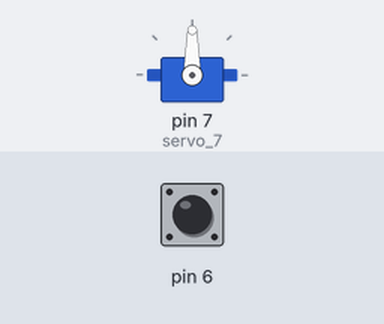
The sketch below on a simulated Arduino Uno, built with avr-gcc and run on an emulated ATmega328P. On the bench: servo. The test bench sets the inputs (shaded band); at power-on: pin 6 LOW. What the sketch prints to the serial monitor is not drawn.

Above: at 1.8 s.
1.9 s: pin 6 pulsed HIGH 5 times (0.12 s each, 0.3 s apart)
At 2.6 s:
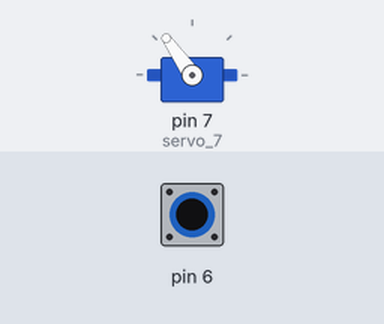
Timing chart, 0 to 4.9 s (numbered marks = the images above; inputs shaded):
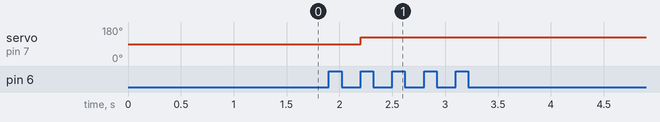

The sketch:

Work_In_Progress.ino
```cpp
#include <Servo.h>
#include <Arduino.h>
#include <Wire.h>
#include <SoftwareSerial.h>

Servo servo_7;

float readAngle(int pin)
{

  pinMode(pin, INPUT);
  float tHigh = pulseIn(pin, HIGH);
  float tCycle = tHigh + pulseIn(pin, LOW);
  float duty = 100 * (tHigh / tCycle);

  float angle1 = (duty - 2.9) * 360;
  float angle2 = 97.1 - 2.9 + 1;
  float angle3 = angle1 / angle2;

  return angle3;
}


void setup() {
  // put your setup code here, to run once:
  Serial.begin(9600);
  servo_7.attach(7);

  delay(1000);

  forward(1.5);
}

void forward(float rotations)
{
  float start = readAngle(6);
  float target = (int)(rotations * 360 + start) % 360;

  bool set = 0;
  int ticks = 0;
  int tickTarget = floor(rotations);

  if (target < start) tickTarget++;
  float currentAngle = start;

//Serial.println(start);
//Serial.println(target);

  servo_7.write(125);

  while((currentAngle < target - 2) || (currentAngle > target + 2 )|| ticks < tickTarget)
  {
     currentAngle = readAngle(6);
     Serial.println(currentAngle);

     if(currentAngle>350)
     {
        set = 1;
     }
     if(set == 1 && currentAngle<10)
     {
        set = 0;
        ticks++;
     }
  }
   servo_7.write(95);

}

void loop() {
  // put your main code here, to run repeatedly:
// float angle = readAngle(6);
  //Serial.println(angle);
  //servo_7.write(125);

}
```

Measured:
- after the input at 1.9 s, servo on pin 7 (servo_7): 90° → 125° after 0.30 s instead of 1.1 s
